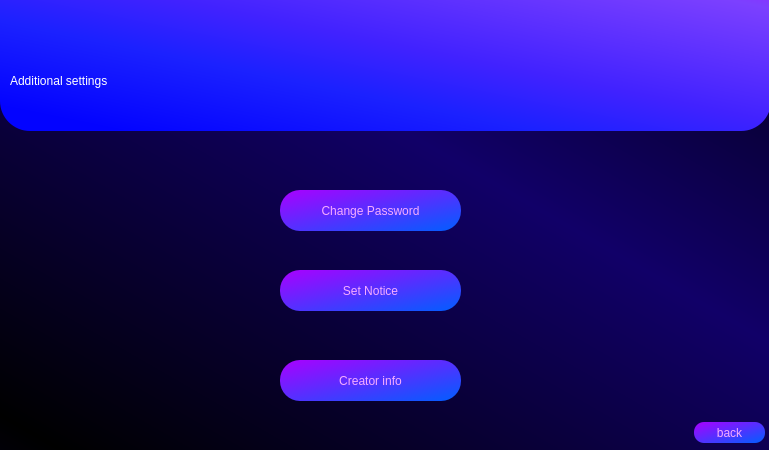
<?xml version="1.0" encoding="UTF-8"?>
<ui version="4.0">
 <class>Dialog</class>
 <widget class="QDialog" name="Dialog">
  <property name="geometry">
   <rect>
    <x>0</x>
    <y>0</y>
    <width>769</width>
    <height>450</height>
   </rect>
  </property>
  <property name="minimumSize">
   <size>
    <width>769</width>
    <height>450</height>
   </size>
  </property>
  <property name="maximumSize">
   <size>
    <width>769</width>
    <height>450</height>
   </size>
  </property>
  <property name="windowTitle">
   <string>Dialog</string>
  </property>
  <property name="styleSheet">
   <string notr="true">QDialog#Dialog{
background-color: qlineargradient(spread:reflect, x1:0.0454545, y1:0.966, x2:0.619, y2:0.386, stop:0 rgba(0, 0, 0, 255), stop:1 rgba(17, 0, 104, 255));
}</string>
  </property>
  <widget class="QLabel" name="label">
   <property name="geometry">
    <rect>
     <x>0</x>
     <y>-30</y>
     <width>771</width>
     <height>161</height>
    </rect>
   </property>
   <property name="styleSheet">
    <string notr="true">background-color: qlineargradient(spread:pad, x1:0.091, y1:0.931955, x2:1, y2:0, stop:0 rgba(3, 3, 255, 255), stop:0.289773 rgba(27, 33, 255, 255), stop:0.482955 rgba(65, 34, 255, 255), stop:0.869318 rgba(124, 64, 255, 255), stop:1 rgba(159, 25, 255, 255));
font: 240pt &quot;Terminal&quot;;
border-radius : 30px</string>
   </property>
   <property name="text">
    <string/>
   </property>
  </widget>
  <widget class="QLabel" name="label_2">
   <property name="geometry">
    <rect>
     <x>10</x>
     <y>30</y>
     <width>691</width>
     <height>101</height>
    </rect>
   </property>
   <property name="styleSheet">
    <string notr="true">font: 75 58pt &quot;Arial&quot;;
color: rgb(255, 255, 255);</string>
   </property>
   <property name="text">
    <string>Additional settings</string>
   </property>
  </widget>
  <widget class="QPushButton" name="creato_info">
   <property name="geometry">
    <rect>
     <x>280</x>
     <y>360</y>
     <width>181</width>
     <height>41</height>
    </rect>
   </property>
   <property name="styleSheet">
    <string notr="true"> QPushButton{


 color: rgb(246, 172, 255);
 font: 13pt &quot;Aria bold&quot;; 
 background-color: qlineargradient(spread:pad, x1:0.994, y1:1, x2:0, y2:0,     stop:0.0227273 rgba(5, 92, 255, 255), stop:1 rgba(170, 0, 255, 255));
 border-color: rgb(170, 0, 255);
 border-radius : 20px;



}

QPushButton:hover{
 background-color: rgb(170, 85, 255);


}</string>
   </property>
   <property name="text">
    <string>Creator info</string>
   </property>
  </widget>
  <widget class="QPushButton" name="back">
   <property name="geometry">
    <rect>
     <x>694</x>
     <y>422</y>
     <width>71</width>
     <height>21</height>
    </rect>
   </property>
   <property name="styleSheet">
    <string notr="true"> QPushButton{


 color: rgb(246, 172, 255);
 font: 13pt &quot;Aria bold&quot;; 
 background-color: qlineargradient(spread:pad, x1:0.994, y1:1, x2:0, y2:0,     stop:0.0227273 rgba(5, 92, 255, 255), stop:1 rgba(170, 0, 255, 255));
 border-color: rgb(170, 0, 255);
 border-radius : 10px;



}

QPushButton:hover{
 background-color: rgb(170, 85, 255);


}</string>
   </property>
   <property name="text">
    <string>back</string>
   </property>
  </widget>
  <widget class="QPushButton" name="set_notice">
   <property name="geometry">
    <rect>
     <x>280</x>
     <y>270</y>
     <width>181</width>
     <height>41</height>
    </rect>
   </property>
   <property name="styleSheet">
    <string notr="true"> QPushButton{


 color: rgb(246, 172, 255);
 font: 13pt &quot;Aria bold&quot;; 
 background-color: qlineargradient(spread:pad, x1:0.994, y1:1, x2:0, y2:0,     stop:0.0227273 rgba(5, 92, 255, 255), stop:1 rgba(170, 0, 255, 255));
 border-color: rgb(170, 0, 255);
 border-radius : 20px;



}

QPushButton:hover{
 background-color: rgb(170, 85, 255);


}</string>
   </property>
   <property name="text">
    <string>Set Notice</string>
   </property>
  </widget>
  <widget class="QPushButton" name="change_password">
   <property name="geometry">
    <rect>
     <x>280</x>
     <y>190</y>
     <width>181</width>
     <height>41</height>
    </rect>
   </property>
   <property name="styleSheet">
    <string notr="true"> QPushButton{


 color: rgb(246, 172, 255);
 font: 13pt &quot;Aria bold&quot;; 
 background-color: qlineargradient(spread:pad, x1:0.994, y1:1, x2:0, y2:0,     stop:0.0227273 rgba(5, 92, 255, 255), stop:1 rgba(170, 0, 255, 255));
 border-color: rgb(170, 0, 255);
 border-radius : 20px;



}

QPushButton:hover{
 background-color: rgb(170, 85, 255);


}</string>
   </property>
   <property name="text">
    <string>Change Password</string>
   </property>
  </widget>
 </widget>
 <resources/>
 <connections/>
</ui>
